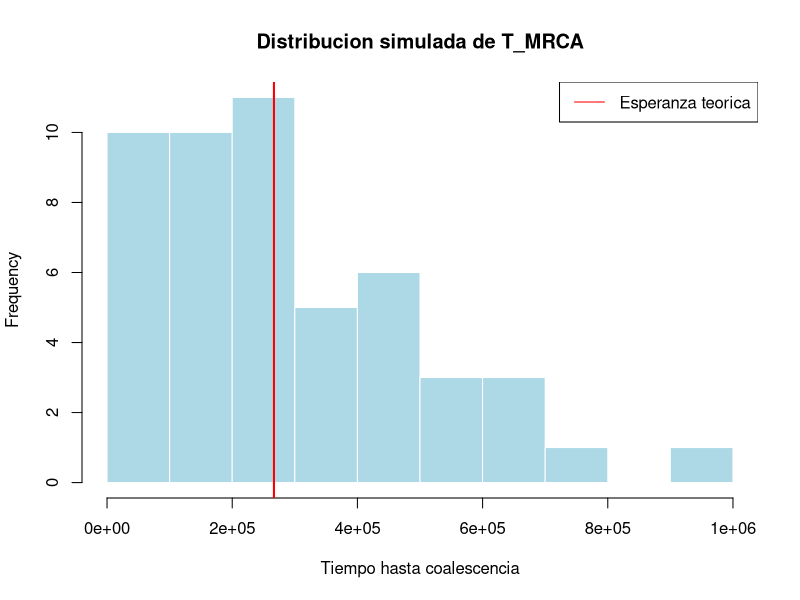
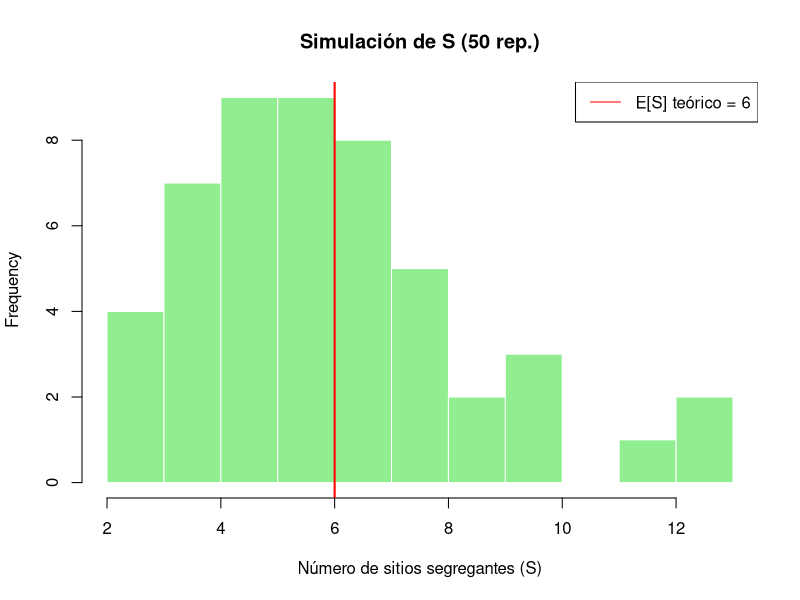
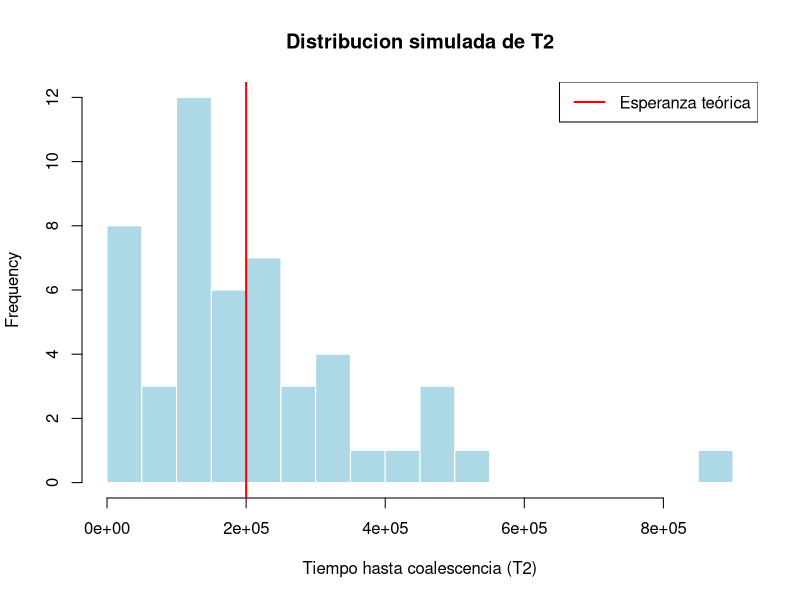
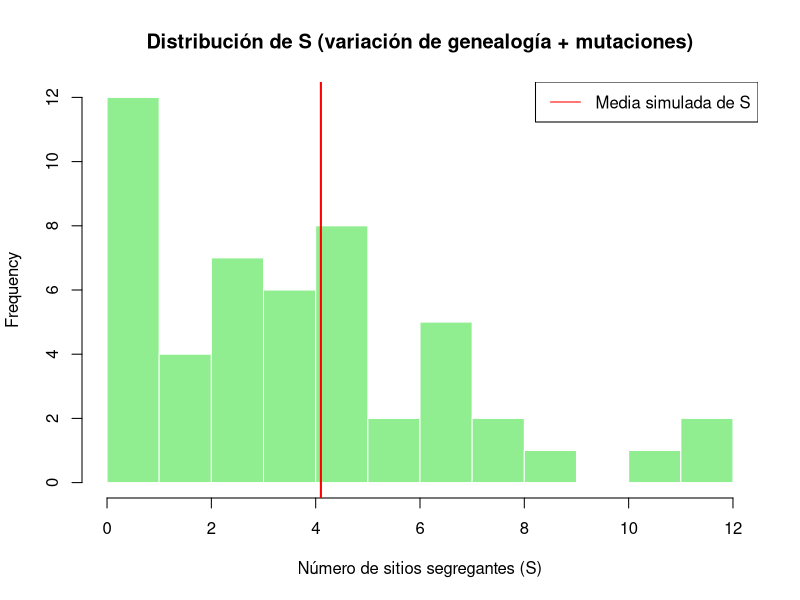

The R script that drew these images, in order:
## ---- chunk 1

N <- 1e5

# probabilidad de exito
p3 <- 6/(4*N)
p2 <- 2/(4*N)

# Esperanzas para cada T
E_T3 <- 1 / p3
E_T2 <- 1 / p2
E_TMRCA <- E_T3 + E_T2

# Simulaciones de T_MRCA
set.seed(123)  # asegurando que los números sea siempre los mismos
T3 <- rgeom(50, prob = p3)
T2 <- rgeom(50, prob = p2)
T_MRCA <- T3 + T2

cat("Esperanza teorica de T_MRCA =", E_TMRCA, " y la esperanza simulada T_MRCA =", mean(T_MRCA), "\n")

hist(T_MRCA, 
     main = "Distribucion simulada de T_MRCA",
     xlab = "Tiempo hasta coalescencia",
     col = "lightblue", border = "white")
abline(v = E_TMRCA, col = "red", lwd = 2, lty = 1)
legend("topright", legend = c("Esperanza teorica"), col = "red", lty = 1)

## ---- chunk 2
# número de sitios segregantes
nS <- 6 # Ttotal * mu

# Simular 50 realizaciones de S
set.seed(321) # asegurando que los números sea siempre los mismos
S_sim <- rpois(50, nS)

# media de simular S
mean_S <- mean(S_sim)

# plot simple
hist(S_sim, 
     breaks = 15,
     main = "Simulación de S (50 rep.)", 
     xlab = "Número de sitios segregantes (S)",
     col = "lightgreen", border = "white")
abline(v = nS, col = "red", lwd = 2, lty = 1)
legend("topright", legend = paste("E[S] teórico =", round(nS,2)), col = "red", lty = 1)

## ---- chunk 3

N <- 1e5

# Probabilidad de coalescencia
p2 <- 2/(4*N)

# Esperanzas para T
E_T2 <- 1 / p2

# Simulaciones de T2
set.seed(3)  # asegurando que los números sea siempre los mismos
T2 <- rgeom(50, prob = p2)

# Plot distribucion de T2
hist(T2,
     breaks = 15,
     main = "Distribucion simulada de T2",
     xlab = "Tiempo hasta coalescencia (T2)",
     col = "lightblue", border = "white")
abline(v = E_T2, col = "red", lwd = 2, lty = 1)
legend("topright", legend = c("Esperanza teórica"), col = "red", lty = 1, lwd = 2)

## ---- chunk 4
N <- 1e5
# Probabilidad de coalescencia
p2 <- 2/(4*N)

# Simulaciones de T2
set.seed(3)  # asegurando que los números sea siempre los mismos
T2 <- rgeom(50, prob = p2)

T_total <- 2 * T2

T_2 <- 1e-5 * T_total

# Simular S para cada genealogía (Poisson)
S <- rpois(50, T_2)

# Resumen de S
cat("Media simulada S =", mean(S), " y desvio estandar =", sd(S), "\n")

hist(S,
     breaks = 15,
     main = "Distribución de S (variación de genealogía + mutaciones)",
     xlab = "Número de sitios segregantes (S)",
     col = "lightgreen", border = "white")
abline(v = mean(S), col = "red", lwd = 2)
legend("topright", legend = c("Media simulada de S"),
       col = "red", lty = 1)
